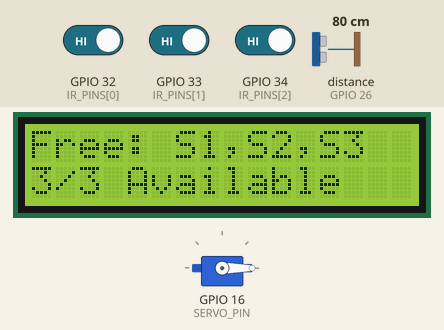
Recording of a program running on a simulated ESP32 board running MicroPython. Shown: 16×2 character LCD, servo. Inputs (shaded band) come from the test bench; at power-on: GPIO 32 (IR_PINS[0]) HIGH, GPIO 33 (IR_PINS[1]) HIGH, GPIO 34 (IR_PINS[2]) HIGH, distance to the obstacle (sensor on GPIO 26) 80 cm. The echo pulse lasts 58.3 µs per cm; WiFi joins after 1.5 s; requests to the public web service named in the program get a made-up reply in its usual format after 0.4 s (London, UTC, broken clouds, 64 % humidity, 1013 hPa unless stated); servo angles are drawn from the pulse width (0.5 ms = 0°, 2.5 ms = 180°); the clock reads 2024-03-15 10:24:30 at power-on unless the program sets it; what the program prints to the serial console is not drawn.

Above: at 3.8 s.
3.9 s: GPIO 32 (IR_PINS[0]) driven LOW
At 4.8 s:
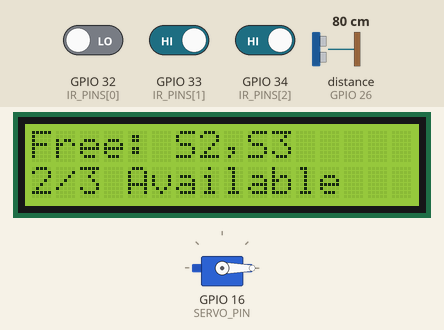
5.7 s: GPIO 33 (IR_PINS[1]) driven LOW
At 6.8 s:
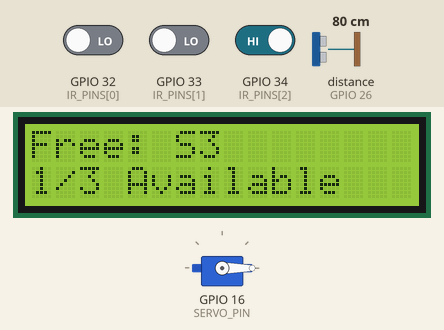
7.5 s: GPIO 34 (IR_PINS[2]) driven LOW
At 8.8 s:
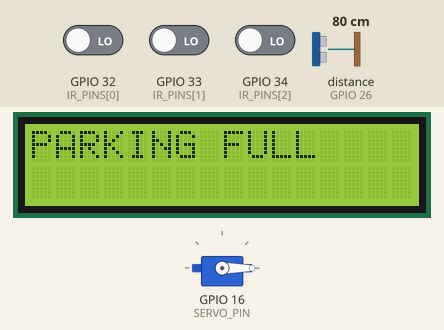
9.2 s: GPIO 32 (IR_PINS[0]) driven HIGH
At 11.1 s:
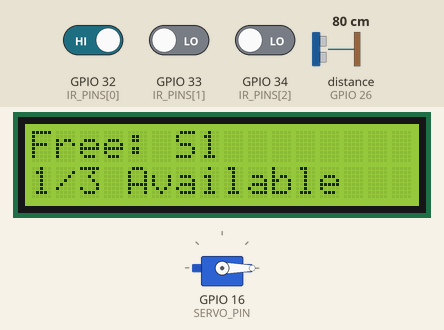
11.4 s: distance to the obstacle (sensor on GPIO 26) set to 12 cm
12.9 s: distance to the obstacle (sensor on GPIO 26) set to 9 cm
At 13.8 s:
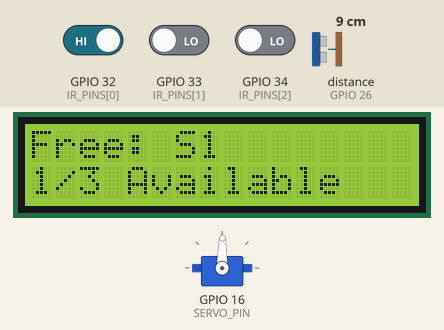
Timing chart, 0 to 15.9 s (numbered marks = the images above; inputs shaded):
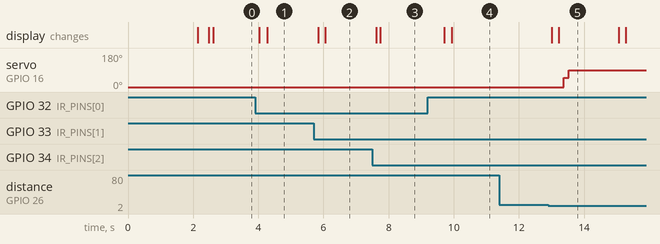

The program:

main_2.py
```python
# main_consolidated.py - ESP32 Smart Parking System with Colorful Dashboard & Timeout Records

import utime
import time
import math
import urequests
import network
import socket
from machine import Pin, PWM, I2C, time_pulse_us
from time import sleep_ms

# --- 1. CONFIGURATION ---
WIFI_SSID = "Robotic WIFI"
WIFI_PASS = "rbtWIFI@2025"

TELEGRAM_BOT_TOKEN = "8411242688:AAHiOjs-GVFqSjOlMOau0PiJB9WvJS4XLnk"
CHAT_ID = "933667621"

PIN_ULTRASONIC_TRIG = 27
PIN_ULTRASONIC_ECHO = 26
PIN_SERVO = 16
PIN_IR_S1 = 32
PIN_IR_S2 = 33
PIN_IR_S3 = 34
I2C_SCL = 22
I2C_SDA = 21
I2C_FREQ = 20000

NUM_SLOTS = 3
ENTRY_DEBOUNCE_MS = 300
EXIT_GRACE_MS = 1000
ULTRASONIC_DETECT_CM = 10
FEE_PER_MIN = 0.5
WEBSERVER_PORT = 80
DASHBOARD_REFRESH = 3
GATE_OPEN_TIME_MS = 2000
SERVO_STEP = 50

PIN_LED_GATE = 21
PIN_LED_FULL = 22

# --- 2. WIFI HELPER ---
def connect_wifi():
    wlan = network.WLAN(network.STA_IF)
    wlan.active(True)
    if not wlan.isconnected():
        print("Connecting to WiFi...")
        wlan.connect(WIFI_SSID, WIFI_PASS)
        start = time.time()
        while not wlan.isconnected():
            if time.time() - start > 15:
                raise RuntimeError("WiFi connection failed")
            time.sleep(1)
    ip = wlan.ifconfig()[0]
    print("Connected, IP:", ip)
    return ip

# --- 3. TELEGRAM API ---
TELEGRAM_API_URL = "https://api.telegram.org/bot{}/sendMessage"

def format_ms_to_datetime(ms_since_boot):
    now_sec = utime.time()
    elapsed_ms = utime.ticks_ms()
    time_event_sec = now_sec - (elapsed_ms - ms_since_boot) // 1000
    t = utime.localtime(time_event_sec)
    return "{:04d}-{:02d}-{:02d} {:02d}:{:02d}:{:02d}".format(*t[:6])

def send_message(text):
    try:
        url = TELEGRAM_API_URL.format(TELEGRAM_BOT_TOKEN)
        data = {'chat_id': CHAT_ID, 'text': text, 'parse_mode': 'Markdown'}
        r = urequests.post(url, json=data, timeout=5)
        r.close()
        return r.status_code == 200
    except:
        return False

def send_receipt_from_ticket(ticket):
    message = (
        f"✅ *Ticket CLOSED (ID: {ticket.id})*\n"
        f"Slot: `{ticket.slot}`\n"
        f"Entry: `{format_ms_to_datetime(ticket.time_in_ms)}`\n"
        f"Exit: `{format_ms_to_datetime(ticket.time_out_ms)}`\n"
        f"Duration: *{ticket.duration_min} minutes*\n"
        f"Fee Charged: *${ticket.fee:.2f}*"
    )
    send_message(message)

# --- 4. LCD API ---
class LcdApi:
    def __init__(self):
        self.num_lines = 2
        self.num_columns = 16
    def putchar(self, char): raise NotImplementedError
    def clear(self): raise NotImplementedError
    def move_to(self, col, row): raise NotImplementedError
    def putstr(self, string):
        for ch in string: self.putchar(ch)

MASK_RS = 0x01
MASK_RW = 0x02
MASK_E  = 0x04
SHIFT_BACKLIGHT = 3
BACKLIGHT = 1 << SHIFT_BACKLIGHT

class I2cLcd(LcdApi):
    def __init__(self, i2c, addr, rows, cols):
        super().__init__()
        self.i2c = i2c
        self.addr = addr
        self.num_lines = rows
        self.num_columns = cols
        self.backlight = BACKLIGHT
        self._init_lcd()

    def _write_byte(self, data):
        self.i2c.writeto(self.addr, bytes([data | self.backlight]))
    def _pulse(self, data):
        self._write_byte(data | MASK_E)
        sleep_ms(1)
        self._write_byte(data & ~MASK_E)
        sleep_ms(1)
    def _write_nibble(self, nibble):
        self._write_byte(nibble)
        self._pulse(nibble)
    def _cmd(self, cmd):
        hi = cmd & 0xF0
        lo = (cmd << 4) & 0xF0
        self._write_nibble(hi)
        self._write_nibble(lo)
    def _init_lcd(self):
        sleep_ms(50)
        self._write_byte(0x30); self._pulse(0x30); sleep_ms(5)
        self._pulse(0x30); sleep_ms(1); self._pulse(0x20); sleep_ms(1)
        self._cmd(0x28); self._cmd(0x0C); self._cmd(0x01); sleep_ms(2); self._cmd(0x06)
    def clear(self):
        self._cmd(0x01); sleep_ms(2)
    def move_to(self, col, row):
        row_offsets = [0x00,0x40,0x14,0x54]
        self._cmd(0x80 | (col + row_offsets[row]))
    def putchar(self, char):
        val = ord(char)
        hi = val & 0xF0
        lo = (val <<4)&0xF0
        self._write_nibble(hi|MASK_RS)
        self._write_nibble(lo|MASK_RS)

# --- 5. PARKING LOGIC ---
class Slot:
    def __init__(self,name):
        self.name = name
        self.occupied = False
        self.assigned_id = None
        self.time_in_ms = None
        self.ir_state_ms = utime.ticks_ms()

class Ticket:
    def __init__(self,id_,slot_name,time_in_ms):
        self.id = id_
        self.slot = slot_name
        self.time_in_ms = time_in_ms
        self.time_out_ms = None
        self.duration_min = None
        self.fee = None
    def close(self,time_out_ms):
        self.time_out_ms = time_out_ms
        duration_min = max(math.ceil(utime.ticks_diff(self.time_out_ms,self.time_in_ms)/60000),0)
        self.duration_min = duration_min
        self.fee = duration_min*FEE_PER_MIN

class ParkingManager:
    def __init__(self):
        self.slots = [Slot(f"S{i+1}") for i in range(NUM_SLOTS)]
        self.open_tickets = {}
        self.closed_tickets = []
        self.next_ids = list(range(1,NUM_SLOTS+1))
        self.recently_occupied = {}  # track recent entries

    def assign_lowest_id(self):
        return min(self.next_ids) if self.next_ids else None

    def mark_occupied(self, idx):
        s = self.slots[idx]
        if s.occupied: return None
        assigned = self.assign_lowest_id()
        if assigned is None: return None
        self.next_ids.remove(assigned)
        s.assigned_id = assigned; s.occupied=True; s.time_in_ms=utime.ticks_ms()
        t = Ticket(assigned, s.name, s.time_in_ms)
        self.open_tickets[assigned] = t
        self.recently_occupied[s.name] = utime.ticks_ms()
        print("Assigned ID", assigned, "to", s.name)
        return assigned

    def mark_free(self, idx):
        s = self.slots[idx]
        if not s.occupied: return None
        assigned = s.assigned_id
        t = self.open_tickets.pop(assigned, None)
        if t:
            t.close(utime.ticks_ms())
            self.closed_tickets.insert(0, t)
            send_receipt_from_ticket(t)
        s.occupied=False; s.assigned_id=None; s.time_in_ms=None
        if assigned not in self.next_ids:
            self.next_ids.append(assigned); self.next_ids.sort()
        print("Ticket closed ID", assigned, "slot", s.name)
        return t

    def process_ir_states(self, ir_states):
        changed = False
        now = utime.ticks_ms()
        for i, raw_state in enumerate(ir_states):
            s = self.slots[i]
            is_blocked = s.ir_state_ms > 0
            elapsed = utime.ticks_diff(now, abs(s.ir_state_ms))
            if raw_state != is_blocked:
                s.ir_state_ms = now if raw_state else -now
            if raw_state and not s.occupied and elapsed >= ENTRY_DEBOUNCE_MS:
                self.mark_occupied(i); changed=True; s.ir_state_ms=now
            elif not raw_state and s.occupied and elapsed >= EXIT_GRACE_MS:
                self.mark_free(i); changed=True; s.ir_state_ms=-now

        # cleanup recently_occupied older than 60s
        to_remove=[]
        for slot_name, ts in self.recently_occupied.items():
            if utime.ticks_diff(now, ts) > 60000:
                to_remove.append(slot_name)
        for slot_name in to_remove:
            del self.recently_occupied[slot_name]
        return changed

    def get_status(self):
        total=len(self.slots)
        free=sum(1 for s in self.slots if not s.occupied)
        occupied=total-free
        slots_info=[]
        now=utime.ticks_ms()
        for s in self.slots:
            elapsed_min=None
            if s.occupied and s.time_in_ms:
                elapsed_min=utime.ticks_diff(now,s.time_in_ms)/60000.0
            slots_info.append({"name":s.name,"occupied":s.occupied,"id":s.assigned_id,"elapsed_min":elapsed_min})
        return {
            "total":total,
            "free":free,
            "occupied":occupied,
            "slots":slots_info,
            "open_tickets":list(self.open_tickets.values()),
            "recent_closed":self.closed_tickets[:10],
            "recently_occupied": self.recently_occupied
        }

# --- 6. WEBSERVER ---
def render_dashboard_html(status):
    slots_html=""
    for s in status["slots"]:
        elapsed="-"
        if s["occupied"] and s["elapsed_min"]: elapsed="{:.1f} min".format(s["elapsed_min"])
        if s["occupied"]:
            if s["name"] in status.get('recently_occupied', {}):
                row_class="flash"
            else:
                row_class="occupied"
        else:
            row_class="free"
        slots_html+=f"<tr class='{row_class}'><td>{s['name']}</td><td>{'Occupied' if s['occupied'] else 'Free'}</td><td>{s['id'] or '-'}</td><td>{elapsed}</td></tr>"

    departures_html=""
    for t in status["recent_closed"]:
        departures_html += f"<tr><td>{t.id}</td><td>{t.slot}</td><td>{format_ms_to_datetime(t.time_out_ms)}</td><td>${t.fee:.2f}</td></tr>"

    html=f"""
<html>
<head>
<title>Smart Parking Dashboard</title>
<meta http-equiv="refresh" content="{DASHBOARD_REFRESH}">
<style>
body {{ font-family: 'Segoe UI',Tahoma,sans-serif; margin:0; padding:20px; background:linear-gradient(135deg,#667eea 0%,#764ba2 100%); color:#333; min-height:100vh; }}
.card {{ border:none; padding:20px; margin-bottom:20px; border-radius:12px; background:#fff; box-shadow:0 4px 6px rgba(0,0,0,0.1); }}
h2 {{ color:#fff; margin:0 0 20px 0; font-size:28px; text-shadow:2px 2px 4px rgba(0,0,0,0.2); }}
.stats {{ display:flex; gap:15px; }}
.stat-box {{ flex:1; text-align:center; padding:15px; border-radius:8px; font-weight:bold; }}
.stat-box.total {{ background:#e3f2fd; color:#1976d2; }}
.stat-box.free {{ background:#e8f5e9; color:#388e3c; }}
.stat-box.occupied {{ background:#fce4ec; color:#c2185b; }}
.stat-label {{ font-size:12px; text-transform:uppercase; opacity:0.8; }}
.stat-value {{ font-size:24px; margin-top:5px; }}
table {{ width:100%; border-collapse: collapse; }}
th,td {{ padding:12px; text-align:left; }}
th {{ background:#5e72e4; color:#fff; font-weight:600; text-transform:uppercase; font-size:12px; letter-spacing:0.5px; }}
tr.free {{ background:#f1f8f4; }}
tr.occupied {{ background:#fff3f3; }}
tr.flash {{ background:#ffcdd2; border-left:4px solid #e53935; }}
tbody tr {{ border-bottom:1px solid #eee; }}
tbody tr:hover {{ background:#f5f5f5; }}
h3 {{ color:#5e72e4; margin-top:0; font-size:18px; }}
</style>
</head>
<body>
<h2>Smart Parking Dashboard</h2>
<div class="card">
<div class="stats">
<div class="stat-box total"><div class="stat-label">Total Slots</div><div class="stat-value">{status['total']}</div></div>
<div class="stat-box free"><div class="stat-label">Available</div><div class="stat-value">{status['free']}</div></div>
<div class="stat-box occupied"><div class="stat-label">Occupied</div><div class="stat-value">{status['occupied']}</div></div>
</div>
</div>
<div class="card">
<h3>Current Slots Status</h3>
<table>
<tr><th>Slot</th><th>Status</th><th>ID</th><th>Elapsed</th></tr>
{slots_html}
</table>
</div>
<div class="card">
<h3>Recent Departures</h3>
<table>
<tr><th>Ticket ID</th><th>Slot</th><th>Exit Time</th><th>Fee</th></tr>
{departures_html}
</table>
</div>
</body>
</html>
"""
    return html

class WebServer:
    def __init__(self, port=WEBSERVER_PORT):
        self.addr=socket.getaddrinfo("0.0.0.0",port)[0][-1]
        self.sock=socket.socket()
        self.sock.setsockopt(socket.SOL_SOCKET,socket.SO_REUSEADDR,1)
        self.sock.bind(self.addr)
        self.sock.listen(1)
        self.sock.settimeout(0.1)
        print("Web server listening on port",port)
    def poll(self,parking):
        try:
            cl,addr=self.sock.accept()
        except: return
        try:
            cl.recv(1024)
            html=render_dashboard_html(parking.get_status())
            cl.send(b"HTTP/1.0 200 OK\r\nContent-Type: text/html\r\n\r\n")
            cl.send(html.encode())
        finally:
            cl.close()

# --- 7. HARDWARE SETUP ---
TRIG=Pin(PIN_ULTRASONIC_TRIG,Pin.OUT)
ECHO=Pin(PIN_ULTRASONIC_ECHO,Pin.IN)
SERVO_PIN=Pin(PIN_SERVO,Pin.OUT)
IR_PINS=[Pin(PIN_IR_S1,Pin.IN),Pin(PIN_IR_S2,Pin.IN),Pin(PIN_IR_S3,Pin.IN)]
LED_GATE=Pin(PIN_LED_GATE,Pin.OUT)
LED_FULL=Pin(PIN_LED_FULL,Pin.OUT)
servo=PWM(SERVO_PIN,freq=50)
servo_angle=0
target_angle=0
servo_last_update=utime.ticks_ms()
gate_close_time=0

def servo_write(angle):
    min_us=500; max_us=2500
    pulse_us=min_us+(angle/180)*(max_us-min_us)
    duty=int((pulse_us/20000)*1023)
    servo.duty(duty)

def update_servo():
    global servo_angle,target_angle,servo_last_update
    now=utime.ticks_ms()
    if utime.ticks_diff(now,servo_last_update)>=20:
        if servo_angle<target_angle:
            servo_angle+=SERVO_STEP
            if servo_angle>target_angle: servo_angle=target_angle
        elif servo_angle>target_angle:
            servo_angle-=SERVO_STEP
            if servo_angle<target_angle: servo_angle=target_angle
        servo_write(servo_angle)
        servo_last_update=now

def open_gate():
    global target_angle,gate_close_time
    if target_angle==0:
        target_angle=90
        LED_GATE.value(1)
        gate_close_time=utime.ticks_add(utime.ticks_ms(),GATE_OPEN_TIME_MS)
        print("Gate opened")

def close_gate():
    global target_angle,gate_close_time
    if target_angle!=0:
        target_angle=0
        LED_GATE.value(0)
        gate_close_time=0
        print("Gate closed")

def read_ultrasonic():
    TRIG.value(0)
    time.sleep_us(2)
    TRIG.value(1)
    time.sleep_us(10)
    TRIG.value(0)
    dur=time_pulse_us(ECHO,1,30000)
    return dur/58.3 if dur>=0 else 999

def update_lcd_display(parking,lcd_):
    if not lcd_: return
    status=parking.get_status()
    free_slots = [s['name'] for s in status['slots'] if not s['occupied']]
    lcd_.clear()
    if len(free_slots) == 0:
        lcd_.putstr("PARKING FULL")
        LED_FULL.value(1)
    else:
        lcd_.putstr(f"Free: {','.join(free_slots)}")
        lcd_.move_to(0, 1)
        lcd_.putstr(f"{len(free_slots)}/{status['total']} Available")
        LED_FULL.value(0)
# --- INITIALIZATION ---
try: IP_ADDRESS=connect_wifi()
except: IP_ADDRESS=None

lcd=None
try:
    i2c=I2C(0,scl=Pin(I2C_SCL),sda=Pin(I2C_SDA),freq=I2C_FREQ)
    dev=i2c.scan()
    if not dev: raise Exception("No LCD found")
    lcd=I2cLcd(i2c,dev[0],2,16)
    lcd.clear()
    lcd.putstr(f"IP:{IP_ADDRESS or 'N/A'}")
except: print("LCD init failed")

parking=ParkingManager()
webserver=WebServer()
servo_write(0)
LED_GATE.value(0); LED_FULL.value(0)
update_lcd_display(parking,lcd)

# --- MAIN LOOP ---
# --- MAIN LOOP ---
while True:
    update_servo()
    if gate_close_time and utime.ticks_diff(utime.ticks_ms(),gate_close_time)>=0:
        close_gate()

    # Get current parking status
    status = parking.get_status()
    is_full = status['free'] == 0

    # Open gate ONLY if parking is NOT full and car is detected
    if read_ultrasonic()<=ULTRASONIC_DETECT_CM and target_angle==0 and not is_full:
        open_gate()
        update_lcd_display(parking,lcd)

    raw_ir=[pin.value()==0 for pin in IR_PINS]
    if parking.process_ir_states(raw_ir):
        update_lcd_display(parking,lcd)
    webserver.poll(parking)
    time.sleep(0.05)
```

Measured:
- the behaviour switches between 11 and 10 cm on distance to the obstacle (sensor on GPIO 26) (found by bisection; images 4 and 5)
- after the input at 3.9 s, the display: first changes after 0.13 s (image 1 shows a later state)
- after the input at 5.7 s, the display: first changes after 0.14 s (image 2 shows a later state)
- after the input at 7.5 s, the display: first changes after 0.13 s (image 3 shows a later state)
- after the input at 9.2 s, the display: first changes after 0.51 s (image 4 shows a later state)
- after the input at 11.4 s, every drawn part: stays the same
- after the input at 12.9 s, servo on GPIO 16 (SERVO_PIN): 0° → 48° after 0.48 s, → 89° 0.15 s later; the display: first changes after 0.11 s (image 5 shows a later state)
- what the display in image 5 shows lasts 1.9 s, from 13.2 s to 15.1 s
